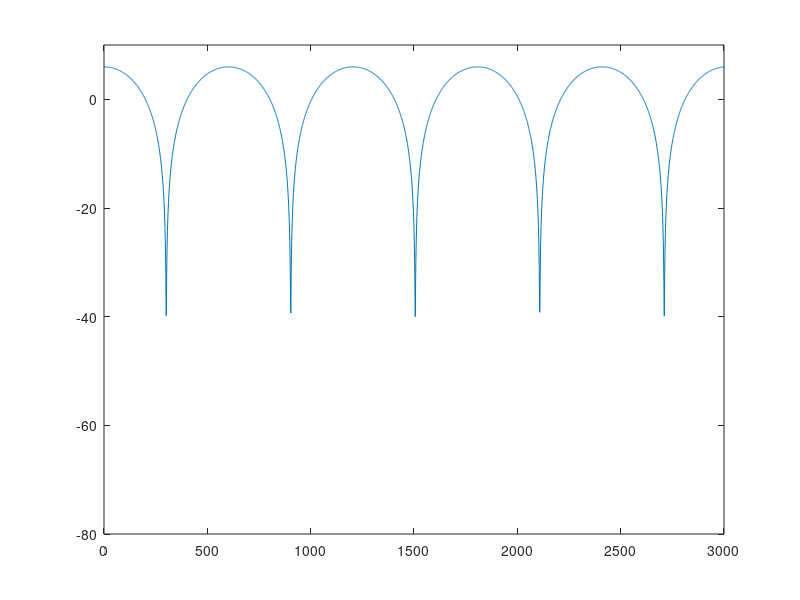

This figure's MATLAB source:

clear all
close all 

a1=0.99;
fc=44100;
F=[0:fc-1];
W=F*2*pi;
size(F)
size(W)
tau=0.00166;
M=sqrt(1+2*a1*cos(W*tau)+a1^2);
MdB=20*log10(M);
plot(F, MdB);
axis([0 3000 -80 +10]); 
